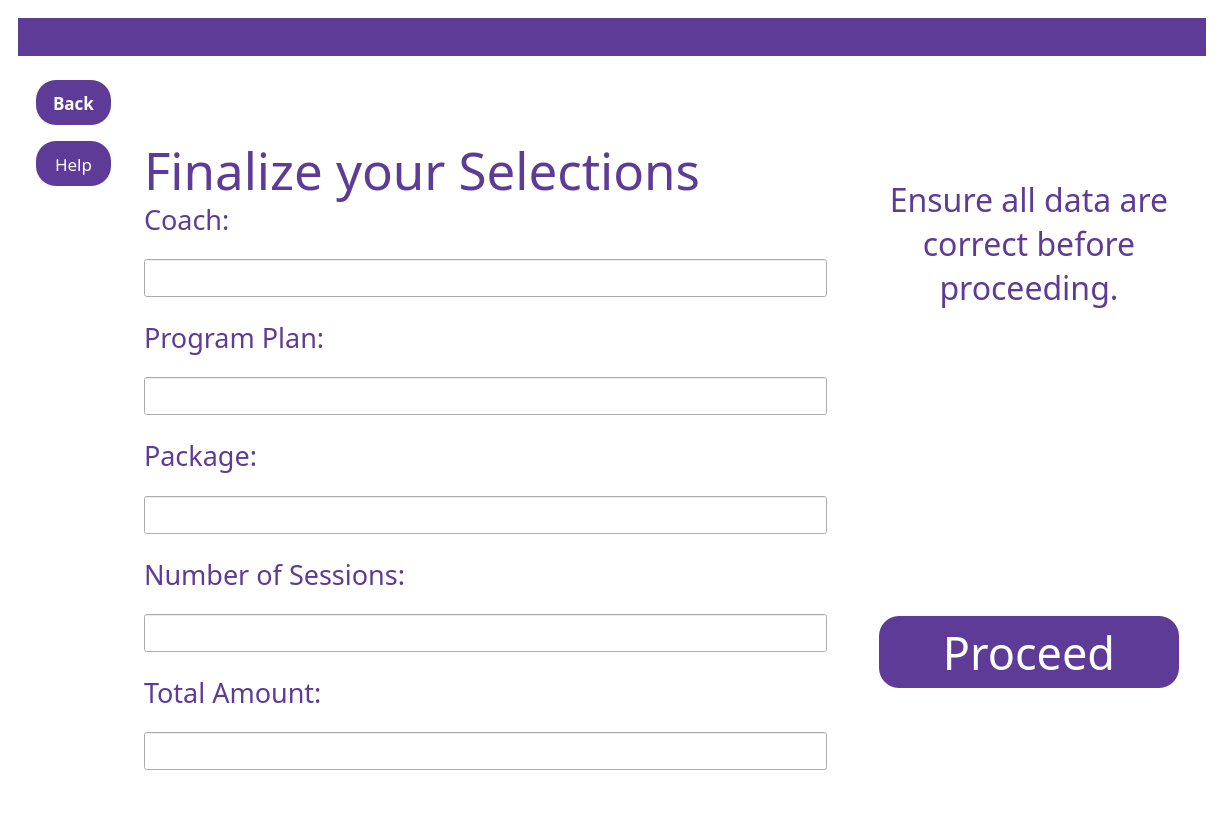
<?xml version="1.0" encoding="UTF-8"?>
<ui version="4.0">
 <class>MainWindow</class>
 <widget class="QMainWindow" name="MainWindow">
  <property name="geometry">
   <rect>
    <x>0</x>
    <y>0</y>
    <width>1224</width>
    <height>815</height>
   </rect>
  </property>
  <property name="windowTitle">
   <string>MainWindow</string>
  </property>
  <property name="styleSheet">
   <string notr="true">QMainWindow
{
background:white;
}</string>
  </property>
  <widget class="QWidget" name="centralwidget">
   <layout class="QVBoxLayout" name="verticalLayout_6">
    <item>
     <widget class="QWidget" name="widget" native="true">
      <layout class="QVBoxLayout" name="verticalLayout_2">
       <item>
        <widget class="QWidget" name="widget_2" native="true">
         <property name="sizePolicy">
          <sizepolicy hsizetype="Preferred" vsizetype="Fixed">
           <horstretch>0</horstretch>
           <verstretch>0</verstretch>
          </sizepolicy>
         </property>
         <property name="maximumSize">
          <size>
           <width>16777215</width>
           <height>121</height>
          </size>
         </property>
         <property name="styleSheet">
          <string notr="true">QWidget
{
background: #5e3b96;
}</string>
         </property>
         <layout class="QHBoxLayout" name="horizontalLayout_2">
          <item>
           <spacer name="horizontalSpacer">
            <property name="orientation">
             <enum>Qt::Orientation::Horizontal</enum>
            </property>
            <property name="sizeHint" stdset="0">
             <size>
              <width>435</width>
              <height>20</height>
             </size>
            </property>
           </spacer>
          </item>
          <item>
           <widget class="QLabel" name="label_13">
            <property name="maximumSize">
             <size>
              <width>421</width>
              <height>121</height>
             </size>
            </property>
            <property name="text">
             <string/>
            </property>
            <property name="pixmap">
             <pixmap>../SOFT ENG/assets/logog.jpg</pixmap>
            </property>
            <property name="scaledContents">
             <bool>true</bool>
            </property>
           </widget>
          </item>
          <item>
           <spacer name="horizontalSpacer_2">
            <property name="orientation">
             <enum>Qt::Orientation::Horizontal</enum>
            </property>
            <property name="sizeHint" stdset="0">
             <size>
              <width>435</width>
              <height>20</height>
             </size>
            </property>
           </spacer>
          </item>
         </layout>
        </widget>
       </item>
       <item>
        <widget class="QWidget" name="widget_3" native="true">
         <layout class="QHBoxLayout" name="horizontalLayout_3">
          <item>
           <widget class="QWidget" name="widget_4" native="true">
            <property name="sizePolicy">
             <sizepolicy hsizetype="Fixed" vsizetype="Preferred">
              <horstretch>0</horstretch>
              <verstretch>0</verstretch>
             </sizepolicy>
            </property>
            <layout class="QVBoxLayout" name="verticalLayout_3">
             <item>
              <widget class="QPushButton" name="back">
               <property name="sizePolicy">
                <sizepolicy hsizetype="Fixed" vsizetype="Fixed">
                 <horstretch>0</horstretch>
                 <verstretch>0</verstretch>
                </sizepolicy>
               </property>
               <property name="minimumSize">
                <size>
                 <width>75</width>
                 <height>45</height>
                </size>
               </property>
               <property name="maximumSize">
                <size>
                 <width>550</width>
                 <height>350</height>
                </size>
               </property>
               <property name="font">
                <font>
                 <family>Arial Black</family>
                 <pointsize>13</pointsize>
                 <bold>true</bold>
                </font>
               </property>
               <property name="styleSheet">
                <string notr="true">QPushButton
{
background-color: #5e3b96;
color:white;
 border-radius:20px;
}</string>
               </property>
               <property name="text">
                <string>Back</string>
               </property>
              </widget>
             </item>
             <item>
              <spacer name="verticalSpacer">
               <property name="orientation">
                <enum>Qt::Orientation::Vertical</enum>
               </property>
               <property name="sizeType">
                <enum>QSizePolicy::Policy::Fixed</enum>
               </property>
               <property name="sizeHint" stdset="0">
                <size>
                 <width>15</width>
                 <height>10</height>
                </size>
               </property>
              </spacer>
             </item>
             <item>
              <widget class="QPushButton" name="help">
               <property name="sizePolicy">
                <sizepolicy hsizetype="Fixed" vsizetype="Fixed">
                 <horstretch>0</horstretch>
                 <verstretch>0</verstretch>
                </sizepolicy>
               </property>
               <property name="minimumSize">
                <size>
                 <width>75</width>
                 <height>45</height>
                </size>
               </property>
               <property name="font">
                <font>
                 <family>Arial Black</family>
                 <pointsize>13</pointsize>
                </font>
               </property>
               <property name="styleSheet">
                <string notr="true">QPushButton
{
background-color: #5e3b96;
color:white;
 border-radius:20px;
}</string>
               </property>
               <property name="text">
                <string>Help</string>
               </property>
              </widget>
             </item>
             <item>
              <spacer name="verticalSpacer_2">
               <property name="orientation">
                <enum>Qt::Orientation::Vertical</enum>
               </property>
               <property name="sizeHint" stdset="0">
                <size>
                 <width>20</width>
                 <height>40</height>
                </size>
               </property>
              </spacer>
             </item>
            </layout>
           </widget>
          </item>
          <item>
           <widget class="QWidget" name="widget_5" native="true">
            <layout class="QVBoxLayout" name="verticalLayout_7">
             <item>
              <widget class="QWidget" name="widget_11" native="true">
               <property name="sizePolicy">
                <sizepolicy hsizetype="Preferred" vsizetype="Minimum">
                 <horstretch>0</horstretch>
                 <verstretch>0</verstretch>
                </sizepolicy>
               </property>
               <property name="minimumSize">
                <size>
                 <width>0</width>
                 <height>90</height>
                </size>
               </property>
               <property name="maximumSize">
                <size>
                 <width>16777215</width>
                 <height>0</height>
                </size>
               </property>
               <layout class="QVBoxLayout" name="verticalLayout_8">
                <item>
                 <widget class="QLabel" name="label_3">
                  <property name="sizePolicy">
                   <sizepolicy hsizetype="Minimum" vsizetype="Minimum">
                    <horstretch>0</horstretch>
                    <verstretch>0</verstretch>
                   </sizepolicy>
                  </property>
                  <property name="font">
                   <font>
                    <family>Arial Black</family>
                    <pointsize>38</pointsize>
                   </font>
                  </property>
                  <property name="styleSheet">
                   <string notr="true">QLabel
{
color:#5e3b96;
}</string>
                  </property>
                  <property name="text">
                   <string>Finalize your Selections</string>
                  </property>
                 </widget>
                </item>
               </layout>
              </widget>
             </item>
             <item>
              <widget class="QWidget" name="widget_12" native="true">
               <layout class="QVBoxLayout" name="verticalLayout_9">
                <item>
                 <widget class="QLabel" name="label_4">
                  <property name="font">
                   <font>
                    <family>Arial Black</family>
                    <pointsize>20</pointsize>
                   </font>
                  </property>
                  <property name="styleSheet">
                   <string notr="true">QLabel
{
color:#5e3b96;
}</string>
                  </property>
                  <property name="text">
                   <string>Coach:</string>
                  </property>
                 </widget>
                </item>
                <item>
                 <widget class="QLineEdit" name="coachline">
                  <property name="font">
                   <font>
                    <family>Arial Black</family>
                    <pointsize>16</pointsize>
                   </font>
                  </property>
                  <property name="readOnly">
                   <bool>true</bool>
                  </property>
                 </widget>
                </item>
                <item>
                 <widget class="QLabel" name="label_5">
                  <property name="font">
                   <font>
                    <family>Arial Black</family>
                    <pointsize>20</pointsize>
                   </font>
                  </property>
                  <property name="styleSheet">
                   <string notr="true">QLabel
{
color:#5e3b96;
}</string>
                  </property>
                  <property name="text">
                   <string>Program Plan:</string>
                  </property>
                 </widget>
                </item>
                <item>
                 <widget class="QLineEdit" name="programplanline">
                  <property name="font">
                   <font>
                    <family>Arial Black</family>
                    <pointsize>16</pointsize>
                   </font>
                  </property>
                  <property name="readOnly">
                   <bool>true</bool>
                  </property>
                 </widget>
                </item>
                <item>
                 <widget class="QLabel" name="label_6">
                  <property name="font">
                   <font>
                    <family>Arial Black</family>
                    <pointsize>20</pointsize>
                   </font>
                  </property>
                  <property name="styleSheet">
                   <string notr="true">QLabel
{
color:#5e3b96;
}</string>
                  </property>
                  <property name="text">
                   <string>Package:</string>
                  </property>
                 </widget>
                </item>
                <item>
                 <widget class="QLineEdit" name="packageline">
                  <property name="font">
                   <font>
                    <family>Arial Black</family>
                    <pointsize>16</pointsize>
                   </font>
                  </property>
                  <property name="readOnly">
                   <bool>true</bool>
                  </property>
                 </widget>
                </item>
                <item>
                 <widget class="QLabel" name="label_7">
                  <property name="font">
                   <font>
                    <family>Arial Black</family>
                    <pointsize>20</pointsize>
                   </font>
                  </property>
                  <property name="styleSheet">
                   <string notr="true">QLabel
{
color:#5e3b96;
}</string>
                  </property>
                  <property name="text">
                   <string>Number of Sessions:</string>
                  </property>
                 </widget>
                </item>
                <item>
                 <widget class="QLineEdit" name="numberofsessionsline">
                  <property name="font">
                   <font>
                    <family>Arial Black</family>
                    <pointsize>16</pointsize>
                   </font>
                  </property>
                  <property name="readOnly">
                   <bool>true</bool>
                  </property>
                 </widget>
                </item>
                <item>
                 <widget class="QLabel" name="label_8">
                  <property name="font">
                   <font>
                    <family>Arial Black</family>
                    <pointsize>20</pointsize>
                   </font>
                  </property>
                  <property name="styleSheet">
                   <string notr="true">QLabel
{
color:#5e3b96;
}</string>
                  </property>
                  <property name="text">
                   <string>Total Amount:</string>
                  </property>
                 </widget>
                </item>
                <item>
                 <widget class="QLineEdit" name="totalamtline">
                  <property name="font">
                   <font>
                    <family>Arial Black</family>
                    <pointsize>16</pointsize>
                   </font>
                  </property>
                  <property name="readOnly">
                   <bool>true</bool>
                  </property>
                 </widget>
                </item>
               </layout>
              </widget>
             </item>
            </layout>
           </widget>
          </item>
          <item>
           <spacer name="horizontalSpacer_3">
            <property name="orientation">
             <enum>Qt::Orientation::Horizontal</enum>
            </property>
            <property name="sizeType">
             <enum>QSizePolicy::Policy::Fixed</enum>
            </property>
            <property name="sizeHint" stdset="0">
             <size>
              <width>10</width>
              <height>20</height>
             </size>
            </property>
           </spacer>
          </item>
          <item>
           <widget class="QWidget" name="widget_6" native="true">
            <property name="sizePolicy">
             <sizepolicy hsizetype="Minimum" vsizetype="Minimum">
              <horstretch>0</horstretch>
              <verstretch>0</verstretch>
             </sizepolicy>
            </property>
            <property name="styleSheet">
             <string notr="true">QWidget
{
background-color: white;
 border-radius:20px;
}</string>
            </property>
            <layout class="QVBoxLayout" name="verticalLayout_4">
             <item>
              <widget class="QLabel" name="label">
               <property name="font">
                <font>
                 <family>Arial Black</family>
                 <pointsize>24</pointsize>
                </font>
               </property>
               <property name="styleSheet">
                <string notr="true">QLabel{
color:#5e3b96;
}</string>
               </property>
               <property name="text">
                <string>&lt;html&gt;&lt;head/&gt;&lt;body&gt;&lt;p align=&quot;center&quot;&gt;Ensure all data are correct before proceeding.&lt;/p&gt;&lt;/body&gt;&lt;/html&gt;</string>
               </property>
               <property name="wordWrap">
                <bool>true</bool>
               </property>
              </widget>
             </item>
             <item>
              <spacer name="verticalSpacer_3">
               <property name="orientation">
                <enum>Qt::Orientation::Vertical</enum>
               </property>
               <property name="sizeType">
                <enum>QSizePolicy::Policy::Fixed</enum>
               </property>
               <property name="sizeHint" stdset="0">
                <size>
                 <width>20</width>
                 <height>40</height>
                </size>
               </property>
              </spacer>
             </item>
             <item>
              <widget class="QWidget" name="widget_10" native="true">
               <property name="sizePolicy">
                <sizepolicy hsizetype="Minimum" vsizetype="Minimum">
                 <horstretch>0</horstretch>
                 <verstretch>0</verstretch>
                </sizepolicy>
               </property>
               <property name="minimumSize">
                <size>
                 <width>24</width>
                 <height>24</height>
                </size>
               </property>
               <property name="styleSheet">
                <string notr="true"/>
               </property>
               <layout class="QHBoxLayout" name="horizontalLayout">
                <item>
                 <widget class="QPushButton" name="proceed">
                  <property name="sizePolicy">
                   <sizepolicy hsizetype="Minimum" vsizetype="Minimum">
                    <horstretch>0</horstretch>
                    <verstretch>0</verstretch>
                   </sizepolicy>
                  </property>
                  <property name="minimumSize">
                   <size>
                    <width>300</width>
                    <height>72</height>
                   </size>
                  </property>
                  <property name="maximumSize">
                   <size>
                    <width>0</width>
                    <height>0</height>
                   </size>
                  </property>
                  <property name="font">
                   <font>
                    <family>Arial Black</family>
                    <pointsize>34</pointsize>
                   </font>
                  </property>
                  <property name="styleSheet">
                   <string notr="true">QPushButton
{
background-color:#5e3b96;
color:white;
border-radius:20px;
}</string>
                  </property>
                  <property name="text">
                   <string>Proceed</string>
                  </property>
                 </widget>
                </item>
               </layout>
              </widget>
             </item>
            </layout>
           </widget>
          </item>
         </layout>
        </widget>
       </item>
      </layout>
     </widget>
    </item>
   </layout>
  </widget>
 </widget>
 <resources/>
 <connections/>
</ui>
